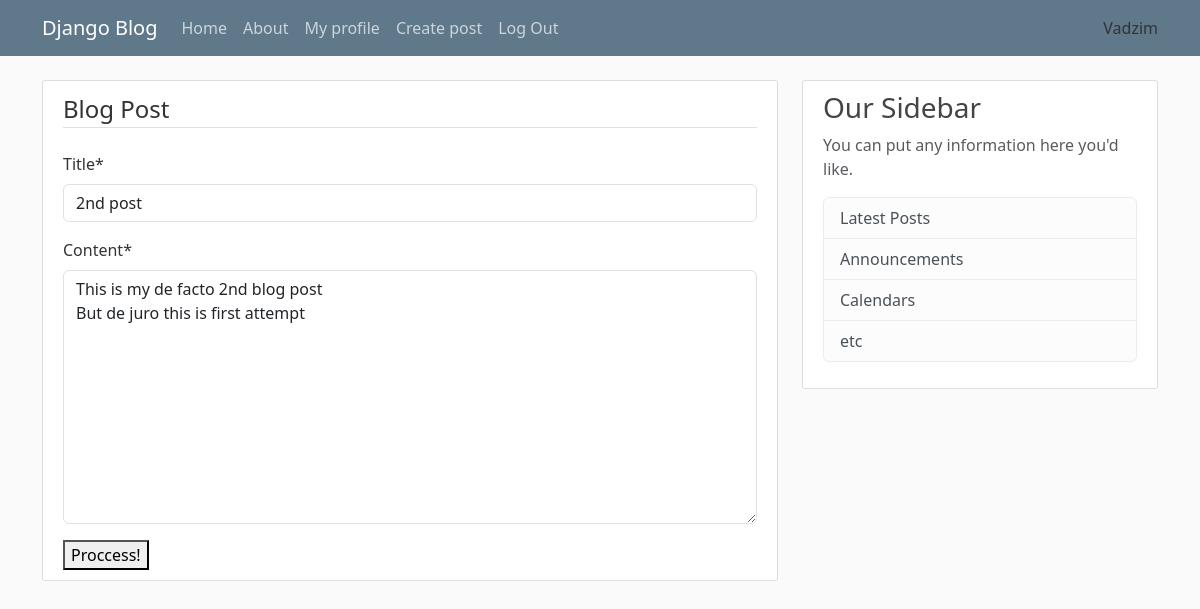
The app's page /post/1/update/ (signed in) with its own data.
### blog/models.py (models this page shows, shortened)
class Post(models.Model):
    title = models.CharField(max_length=100)
    content=models.TextField()
    date_posted = models.DateTimeField(default=timezone.now)
    author = models.ForeignKey(User,  on_delete = models.CASCADE)

### blog/views.py (the view, shortened to what this page needs)
# urls.py: path('post/<pk>/update/', views.Update_post.as_view(), name = 'update-post'),
class Update_post(LoginRequiredMixin, UserPassesTestMixin, UpdateView):
    model = Post
    fields = ['title', 'content']
    def test_func(self):
        post = self.get_object()
        if self.request.user == post.author:
            return True
        return False

### blog/templates/blog/post_form.html (shortened to what this page needs)
{% extends "blog/base.html" %}
{% load crispy_forms_tags %}
{% block content %}
    <div class="content-section">
        <form method="POST">
            <fieldset class="form-group">
                <legend class="border-bottom mb-4">Blog Post</legend>
                {{ form|crispy }}
            </fieldset>
            <div class="form-group">
                <button btn btn-outline-info type="submit">Proccess!</button>
            </div>
        </form>
    </div>
{% endblock content %}

### blog/templates/blog/base.html (shortened to what this page needs)
{% load static %}
<!DOCTYPE html>
<html>
<head>
    <link href="https://cdn.jsdelivr.net/npm/bootstrap@5.3.1/dist/css/bootstrap.min.css" rel="stylesheet"
>
    <link rel="stylesheet" type="text/css" href="{% static 'blog/main.css' %}">
</head>
<body>
    <header class="site-header">
        <nav class="navbar navbar-expand-md navbar-dark bg-steel fixed-top">
            <div class="container">
                <a class="navbar-brand mr-4" href="{% url 'blog-home' %}">Django Blog</a>
                <div class="collapse navbar-collapse" id="navbarToggle">
                    <div class="navbar-nav mr-auto">
                        <a class="nav-item nav-link" href="{% url 'blog-home' %}">Home</a>
                        <a class="nav-item nav-link" href="{% url 'blog-about' %}">About</a>
                    </div>
                    {% if not user.is_authenticated %}
                    <div class="navbar-nav">
                        <a class="nav-item nav-link" href="{% url 'login' %}">Login</a>
                        <a class="nav-item nav-link" href=" {% url 'userregister' %}">Register</a>
                    </div>
                    {% else %}
                    <div class="navbar-nav">
                        <a class="nav-item nav-link" href="{% url 'profil'|slugify %}">My profile</a>
                        <a class="nav-item nav-link" href="{% url 'create-post' %}">Create post</a>
                        <a class="nav-item nav-link" href=" {% url 'logout' %}">Log Out</a>
                    </div>
                    {% endif %}
                </div>
                {{ user.username }}
            </div>
        </nav>
    </header>
    <main role="main" class="container">
        <div class="row">
            <div class="col-md-8">
                {% block content %}{% endblock %}
            </div>
            <div class="col-md-4">
                <div class="content-section">
                    <h3>Our Sidebar</h3>
                    <p class='text-muted'>You can put any information here you'd like.
                    <ul class="list-group">
                        <li class="list-group-item list-group-item-light">Latest Posts</li>
                        <li class="list-group-item list-group-item-light">Announcements</li>
                        <li class="list-group-item list-group-item-light">Calendars</li>
                        <li class="list-group-item list-group-item-light">etc</li>
                    </ul>
                    </p>
                </div>
            </div>
        </div>
    </main>
</body>
</html>

### blog/static/blog/main.css (style rules this page uses)
body { background: #fafafa; color: #333333; margin-top: 5rem; }
h1, h2, h3, h4, h5, h6 { color: #444444; }
ul { margin: 0; }
.bg-steel { background-color: #5f788a; }
.site-header .navbar-nav .nav-link { color: #cbd5db; }
.content-section { background: #ffffff; padding: 10px 20px; border: 1px solid #dddddd; border-radius: 3px; margin-bottom: 20px; }

### records on screen
Post: title "2nd post", content "This is my de facto 2nd blog post But de juro this is first attempt"

### other values on screen
{{ user.username }} "Vadzim"
